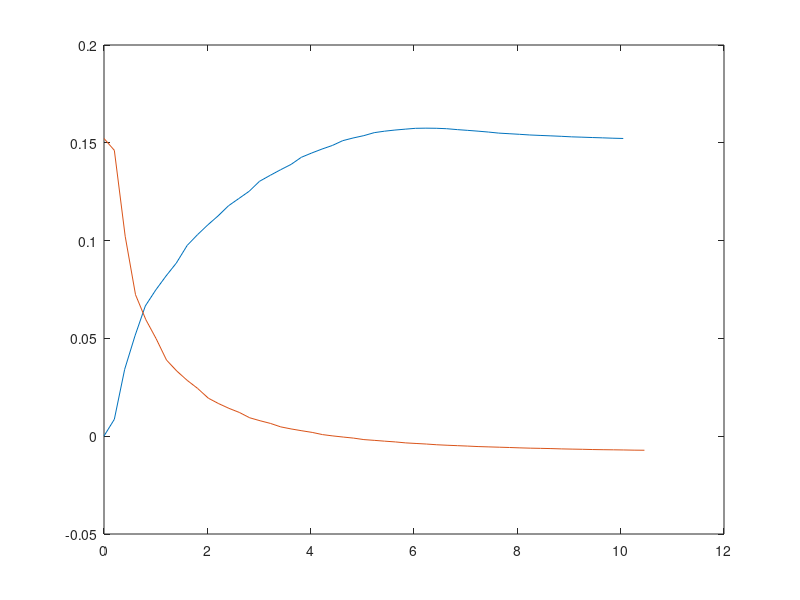

MATLAB code for this plot: (Note: this script raises an error after producing the figure.)
clear all; close all; clc

%% Inputs 
close all; clc

% load input force ("force") and time ("time)
load 8w_cold_water_avg.mat;
input_force = force / 1000; % N
input_t = time - time(1); % sec
data_freq = time(3) - time(2);

% slice the data into heating and cooling
power_on_t = 4.3;
power_off_t = 14.3;
power_on_idx = cast(power_on_t/data_freq, "uint8");
power_off_idx = cast(power_off_t/data_freq, "uint8");

heating_t = input_t(power_on_idx:power_off_idx);
heating_t = heating_t - heating_t(1);
heating_force = input_force(power_on_idx:power_off_idx);

cooling_t = input_t(power_off_idx:end);
cooling_t = cooling_t - cooling_t(1);
cooling_force = input_force(power_off_idx:end);

plot(heating_t, heating_force)
hold on
plot(cooling_t, cooling_force)


%% T2 Thruster Configuration
close all; clc

b_origami = 30; % damper (N*s/m) - currently a total guess
m_cap = 0.015; % mass (kg)
k_origami = 18.25; % spring (N/m) - 0.002" plastic
k_tca = 25.4; % (N/m) - spring constant of TCAs between 0-4mm, becomes more nonlinear after that
b_tca = 25.4; % In water, cooling time constant = 1 (tau = B/K)

% Set up the state matrices
A = [-b_origami/m_cap, -1/m_cap; k_origami, 0];
B = [1/m_cap; 0];
C = [0, 1/k_origami; 1, 0];
D = [0; 0];

%% Solve with STEP
% close all; clc
% 
% sys = ss(A, B, C, D);
% step_tfinal = 20;
% [y_step, t_step] = step(sys, tfinal);
% plot(t_step, y_step)

%% Solve with ODE45 
% (should be the same as above if x0=[0,0] and f=[1])
close all; clc

% Heating response
x0 = [0; 0];
tfinal = 10;
tspan = [0, tfinal];

% find the state variables (x)
[t_heating,x_heating] = ode45(@(t,x) odefcn_heating(t,x,m_cap,b_origami,k_origami,heating_force,heating_t), tspan, x0);

% use the state variables (x) to find the output variables (y)
sz = size(x_heating); 
y_heating = zeros(sz); 
y_heating(:,1) = (1/k_origami)*x_heating(:,2); % displacement of the mass
y_heating(:,2) = x_heating(:,1); % velocity of the mass

% Cooling response
x0 = [x_heating(end,1); x_heating(end,2); x_heating(end,2)]; % assuming F_origami = F_tca at t=0
% x0 = [1;1;1];
tfinal = 5;
tspan = [0, tfinal];

% find the state variables (x)
[t_cooling, x_cooling] = ode45(@(t,x) odefcn_cooling(t, x, m_cap, b_origami, k_origami, b_tca, k_tca), tspan, x0);

% use the state variables (x) to find the output variables (y)
sz = size(x_cooling); 
y_cooling = zeros(sz); 
y_cooling(:,1) = (1/k_origami)*x_cooling(:,3); % displacement of the mass
y_cooling(:,2) = x_cooling(:,1); % velocity of the mass

figure
subplot(2,2,1)
plot(t_heating, y_heating(:,1)*1000)
xlabel("Time (sec)")
ylabel("X_{mass} (mm)")
title("Displacement of Cap: Contraction")

subplot(2,2,2)
plot(t_heating, y_heating(:,2)*1000)
xlabel("Time (sec)")
ylabel("V_{mass} (mm/s)")
title("Velocity of Cap: Contraction")

subplot(2,2,3)
plot(t_cooling, y_cooling(:,1)*1000)
xlabel("Time (sec)")
ylabel("X_{mass} (mm)")
title("Displacement of Cap: Expansion")

subplot(2,2,4)
plot(t_cooling, y_cooling(:,2)*1000)
xlabel("Time (sec)")
ylabel("V_{mass} (mm/s)")
title("Velocity of Cap: Expansion")

%% Animation
p.srl = 0.04;
% Position of end cap is just at zero for now
fixed_cap_pos = [zeros(size(y_heating(:,1))); zeros(size(y_cooling(:,1)));];

% Concatenation of heating and cooling positions
moving_cap_pos = [-y_heating(:,1)+p.srl ; y_cooling(:,1)+p.srl];
t_all = [t_heating; t_cooling+t_heating(end)+0.0000001]; % Need to add the 0.0000001 to make the time values all unique for the interpolation in the animation

% Horizontally concatenation fixed end cap and front cap positions
X = [fixed_cap_pos moving_cap_pos];

% Animate
salp_no_fluids_animation(p,t_all,X,false,1);

%% Functions

function dxdt = odefcn_heating(t, x, m, b, k, input_force, input_t)
    % f_t = ft(input_force, input_t, t);
    f_t = interp1(input_t, input_force, t, 'linear', 'extrap');
    dxdt = zeros(2,1);
    dxdt(1) = (-b/m)*x(1) + (-1/m)*x(2) + 6*(1/m)*f_t;
    dxdt(2) = k*x(1);
end

function dxdt = odefcn_cooling(t, x, m, b_fluid, k_origami, b_tca, k_tca)
    dxdt = zeros(3,1);
    dxdt(1) = (-b_fluid/m)*x(1) + (-1/m)*x(2) + (-1/m)*x(3);
    dxdt(2) = k_tca*x(1) + (-k_tca/b_tca)*x(2);
    dxdt(3) = k_origami*x(1);
end

function input_force = ft(f_in, t_in, t_desired)
    tol = 0.2;
    idx = find_index_near(t_in, t_desired, tol);
    input_force = f_in(idx);
end

function idx = find_index_near(vector, value, tol)
    idx = -100;
    for i = 1:length(vector)
        if abs(vector(i) - value) < tol
            idx = i;
            break
        end
    end
    if idx == -100
        disp("Could not find an index within the given tolerance")
    end
end